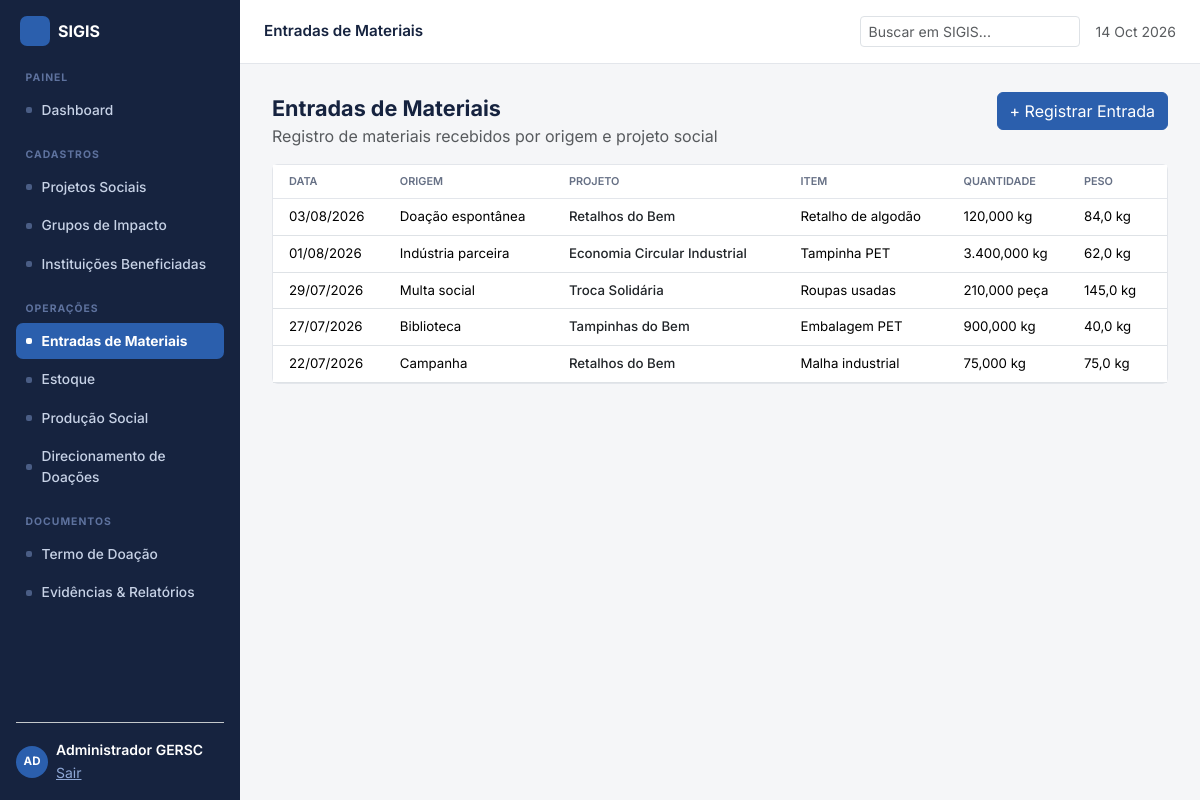
Screenshot of /entradas.php (signed in) with the database file from the repository.
### tables this page shows
CREATE TABLE entradas (
  id INT AUTO_INCREMENT PRIMARY KEY,
  data_entrada DATE NOT NULL,
  origem VARCHAR(150),
  projeto_id INT,
  item_id INT NOT NULL,
  quantidade DECIMAL(12,3) NOT NULL,
  peso DECIMAL(12,3),
  criado_por INT NULL,
  criado_em TIMESTAMP DEFAULT CURRENT_TIMESTAMP,
  FOREIGN KEY (projeto_id) REFERENCES projetos(id),
  FOREIGN KEY (item_id) REFERENCES itens(id),
  FOREIGN KEY (criado_por) REFERENCES usuarios(id)
);

CREATE TABLE projetos (
  id INT AUTO_INCREMENT PRIMARY KEY,
  nome VARCHAR(150) NOT NULL,
  descricao TEXT,
  grupo_id INT NULL,
  status VARCHAR(20) NOT NULL DEFAULT 'Ativo',
  criado_em TIMESTAMP DEFAULT CURRENT_TIMESTAMP,
  FOREIGN KEY (grupo_id) REFERENCES grupos_impacto(id)
);

CREATE TABLE itens (
  id INT AUTO_INCREMENT PRIMARY KEY,
  grupo_id INT NOT NULL,
  nome VARCHAR(150) NOT NULL,
  unidade VARCHAR(20) NOT NULL,
  peso_unitario DECIMAL(10,3) NOT NULL DEFAULT 0,
  multiplicador DECIMAL(10,3) NOT NULL DEFAULT 0,
  FOREIGN KEY (grupo_id) REFERENCES grupos_impacto(id)
);

### includes/functions.php (called while the page is built, shortened)
<?php
function fmt_num($n, $decimals = 0) {
    return number_format((float)$n, $decimals, ',', '.');
}
function e($s) {
    return htmlspecialchars((string)$s, ENT_QUOTES, 'UTF-8');
}

### entradas.php (the view, shortened to what this page needs)
<?php
require_once __DIR__ . '/includes/bootstrap.php';
$sql = "SELECT e.*, p.nome as projeto_nome, i.nome as item_nome, i.unidade
        FROM entradas e
        LEFT JOIN projetos p ON p.id = e.projeto_id
        JOIN itens i ON i.id = e.item_id
        ORDER BY e.data_entrada DESC, e.id DESC";
$entradas = $pdo->query($sql)->fetchAll();
require __DIR__ . '/includes/layout_top.php';
?>
<div class="d-flex justify-content-between align-items-start mb-3">
  <div>
    <div class="fw-bold" style="font-size:1.35rem">Entradas de Materiais</div>
    <div class="text-muted">Registro de materiais recebidos por origem e projeto social</div>
  </div>
  <button class="btn btn-sigis" data-bs-toggle="modal" data-bs-target="#modalEntrada">+ Registrar Entrada</button>
</div>
<div class="card">
  <div class="table-responsive">
    <table class="table table-sigis mb-0">
      <thead><tr><th class="ps-3">Data</th><th>Origem</th><th>Projeto</th><th>Item</th><th>Quantidade</th><th class="pe-3">Peso</th></tr></thead>
      <tbody>
        <?php foreach ($entradas as $e) { ?>
          <tr>
            <td class="ps-3"><?php echo e(date('d/m/Y', strtotime($e['data_entrada']))); ?></td>
            <td><?php echo e($e['origem']); ?></td>
            <td class="fw-medium text-dark"><?php echo e($e['projeto_nome'] ?: '—'); ?></td>
            <td><?php echo e($e['item_nome']); ?></td>
            <td><?php echo fmt_num($e['quantidade'], 3) . ' ' . e($e['unidade']); ?></td>
            <td class="pe-3"><?php echo $e['peso'] !== null ? fmt_num($e['peso'], 1) . ' kg' : '—'; ?></td>
          </tr>
        <?php } ?>
      </tbody>
    </table>
  </div>
</div>
<?php require __DIR__ . '/includes/layout_bottom.php'; ?>

### assets/css/style.css (style rules this page uses)
:root { --navy:#16233F; --blue:#2B5FAD; --blue-dark:#1E4685; --blue-mid:#5B85C4; --blue-light:#8FA8D6; --blue-pale:#C7D4EA; --bg:#F5F6F8; --border:#E3E6EB; --border-light:#F0F1F4; --muted:#667085; --muted2:#98A2B3; --green:#2E8B57; --green-bg:#E8F5EC; --orange:#C1662F; --orange-bg:#FBEDE3; --red:#9B2C2C; --red-bg:#F3E7E7; --accent-bg:#EAF1FB; --accent-text:#1E4685; }
body { background:var(--bg);font-family:'Inter',system-ui,-apple-system,sans-serif;color:var(--navy) }
.btn-sigis { background:var(--blue);border-color:var(--blue);color:#fff }
.card { border-color:var(--border) }
.table-sigis thead th { font-size:.68rem;text-transform:uppercase;color:var(--muted);font-weight:600;border-bottom:1px solid var(--border) }
.table-sigis td { font-size:.83rem;vertical-align:middle }

### rows the page displays
entradas: data_entrada "03/08/2026", origem "Doação espontânea", projeto.nome "Retalhos do Bem", item.nome "Retalho de algodão", quantidade "120,000", item.unidade "kg", peso "84,0"
entradas: data_entrada "01/08/2026", origem "Indústria parceira", projeto.nome "Economia Circular Industrial", item.nome "Tampinha PET", quantidade "3.400,000", item.unidade "kg", peso "62,0"
entradas: data_entrada "29/07/2026", origem "Multa social", projeto.nome "Troca Solidária", item.nome "Roupas usadas", quantidade "210,000", item.unidade "peça", peso "145,0"
entradas: data_entrada "27/07/2026", origem "Biblioteca", projeto.nome "Tampinhas do Bem", item.nome "Embalagem PET", quantidade "900,000", item.unidade "kg", peso "40,0"
entradas: data_entrada "22/07/2026", origem "Campanha", projeto.nome "Retalhos do Bem", item.nome "Malha industrial", quantidade "75,000", item.unidade "kg", peso "75,0"

### other values shown
$group['label'] "PAINEL"
$item['label'] "Dashboard"
$group['label'] "CADASTROS"
$item['label'] "Projetos Sociais"
$item['label'] "Grupos de Impacto"
$item['label'] "Instituições Beneficiadas"
$group['label'] "OPERAÇÕES"
$item['label'] "Entradas de Materiais"
$item['label'] "Estoque"
$item['label'] "Produção Social"
$item['label'] "Direcionamento de Doações"
$group['label'] "DOCUMENTOS"
$item['label'] "Termo de Doação"
$item['label'] "Evidências & Relatórios"
$u['nome'] "Administrador GERSC"
